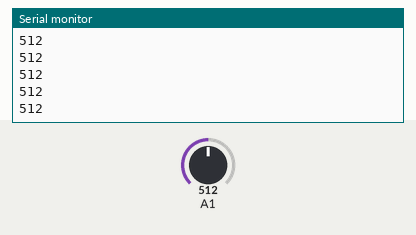
Recording of a sketch running on a simulated Arduino Uno, built with avr-gcc and run on an emulated ATmega328P. Parts: the last lines printed to the serial monitor. The test bench sets the inputs (shaded band); at power-on: A1 = 512. WiFi joins after 1.5 s; servers stay silent unless stated.

Above: at 1.2 s.
1.3 s: A1 set to 716
At 1.37 s:
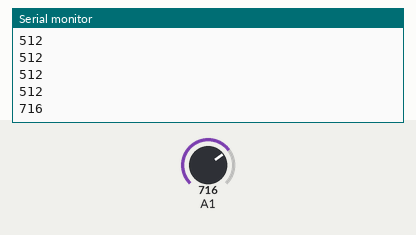
2.8 s: A1 set to 900
At 2.88 s:
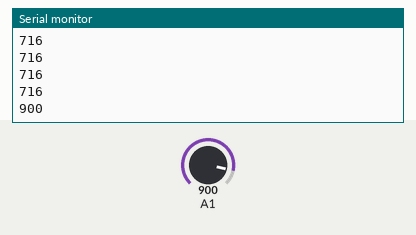
Timing chart, 0 to 5.8 s (numbered marks = the images above; inputs shaded):
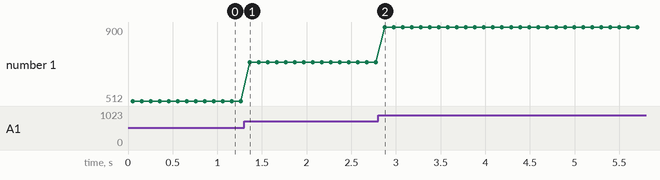

The sketch:

TX_Ready.ino
```cpp
//Tx

#include <SPI.h>
#include <Ethernet.h>
#include <EthernetUdp.h>

//-------- system config -----------------
byte mac[] = {0x2A, 0x00, 0x22, 0x22, 0x22, 0x22};
IPAddress ip(169, 254, 240, 200);
const unsigned int localPort = 9631;
char remote_IP[] = "169.254.240.100";
int remote_Port = 1369;
char UDP_TX_Buffer[80]; // For future use...
char recvdBuffer[UDP_TX_PACKET_MAX_SIZE + 1];
//char UDP_RX_Buffer[80]; // For future use...
EthernetUDP Udp;
//-----------------------------------------

void setup()
{
  Ethernet.begin(mac, ip);  // Set up the Ethernet Shield
  Udp.begin(localPort);     // Open a socket for this port
  Serial.begin(9600);       // Set up serial monitor with PC
  //pinMode(13, OUTPUT);
  //analogReference(INTERNAL);
   delay(50);
}

void loop()
{
int recvdSize = Udp.parsePacket();
int tempC = analogRead(A1);
Serial.println(tempC);
delay(50);

 itoa(tempC, UDP_TX_Buffer, 10);

   Udp.beginPacket(remote_IP, remote_Port);
   Udp.write(UDP_TX_Buffer);
   Udp.endPacket();
   strcpy(UDP_TX_Buffer,"");
   delay(50);
}
```

Measured:
- after the input at 1.3 s, the serial monitor: prints a new line after 0.06 s (image 1)
- after the input at 2.8 s, the serial monitor: prints a new line after 0.08 s (image 2)
- plotted number 1: 512 → 716 after the input at 1.3 s, 716 → 900 after the input at 2.8 s
